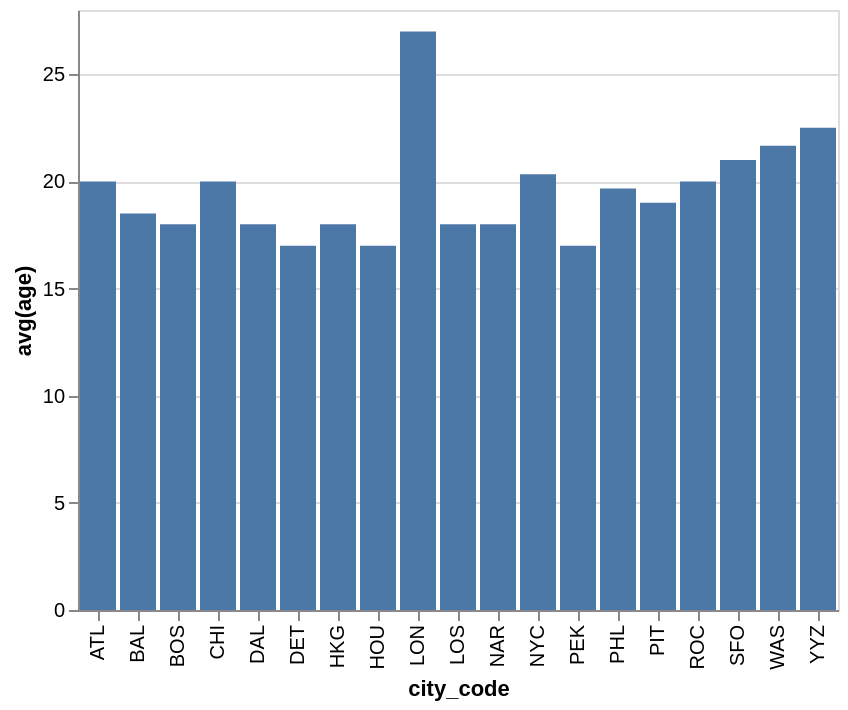

Describe this chart as a Vega-Lite specification.
### Vega-Lite specification from a JSON file in a GitHub repository (floating-point values rounded to 4 significant figures)
{"data": {"values": [{"x_data": "ATL", "y_data": 20}, {"x_data": "BAL", "y_data": 18.5}, {"x_data": "BOS", "y_data": 18}, {"x_data": "CHI", "y_data": 20}, {"x_data": "DAL", "y_data": 18}, {"x_data": "DET", "y_data": 17}, {"x_data": "HKG", "y_data": 18}, {"x_data": "HOU", "y_data": 17}, {"x_data": "LON", "y_data": 27}, {"x_data": "LOS", "y_data": 18}, {"x_data": "NAR", "y_data": 18}, {"x_data": "NYC", "y_data": 20.33}, {"x_data": "PEK", "y_data": 17}, {"x_data": "PHL", "y_data": 19.67}, {"x_data": "PIT", "y_data": 19}, {"x_data": "ROC", "y_data": 20}, {"x_data": "SFO", "y_data": 21}, {"x_data": "WAS", "y_data": 21.67}, {"x_data": "YYZ", "y_data": 22.5}]}, "mark": "bar", "encoding": {"x": {"field": "x_data", "type": "nominal", "title": "city_code", "sort": "ascending"}, "y": {"field": "y_data", "type": "quantitative", "title": "avg(age)"}}}
